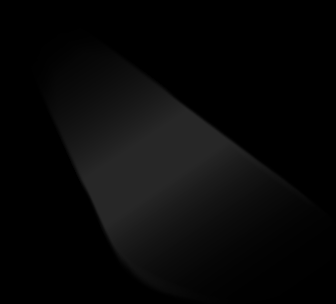

The image is a tile-based game level rendered from a .tmx file. Its description and complete source (layers, tilesets, objects, tile grids) follow:
An orthogonal 21x19 tile map with 16x16 px tiles, 1 tile layer (AlwaysFront2).

<map version="1.8" tiledversion="1.8.5" orientation="orthogonal" renderorder="right-down" compressionlevel="0" width="21" height="19" tilewidth="16" tileheight="16" infinite="0" nextlayerid="3" nextobjectid="1">
 <tileset firstgid="1" name="z_Flooded_Cave_SunLight" tilewidth="16" tileheight="16" tilecount="399" columns="21">
  <image source="z_Flooded_Cave_SunLight.png" width="336" height="304" />
 </tileset>
 <layer id="1" name="AlwaysFront2" width="21" height="19">
  <data encoding="csv">
1,2,3,4,5,6,7,8,9,10,11,12,13,14,15,16,17,18,19,20,21,
22,23,24,25,26,27,28,29,30,31,32,33,34,35,36,37,38,39,40,41,42,
43,44,45,46,47,48,49,50,51,52,53,54,55,56,57,58,59,60,61,62,63,
64,65,66,67,68,69,70,71,72,73,74,75,76,77,78,79,80,81,82,83,84,
85,86,87,88,89,90,91,92,93,94,95,96,97,98,99,100,101,102,103,104,105,
106,107,108,109,110,111,112,113,114,115,116,117,118,119,120,121,122,123,124,125,126,
127,128,129,130,131,132,133,134,135,136,137,138,139,140,141,142,143,144,145,146,147,
148,149,150,151,152,153,154,155,156,157,158,159,160,161,162,163,164,165,166,167,168,
169,170,171,172,173,174,175,176,177,178,179,180,181,182,183,184,185,186,187,188,189,
190,191,192,193,194,195,196,197,198,199,200,201,202,203,204,205,206,207,208,209,210,
211,212,213,214,215,216,217,218,219,220,221,222,223,224,225,226,227,228,229,230,231,
232,233,234,235,236,237,238,239,240,241,242,243,244,245,246,247,248,249,250,251,252,
253,254,255,256,257,258,259,260,261,262,263,264,265,266,267,268,269,270,271,272,273,
274,275,276,277,278,279,280,281,282,283,284,285,286,287,288,289,290,291,292,293,294,
295,296,297,298,299,300,301,302,303,304,305,306,307,308,309,310,311,312,313,314,315,
316,317,318,319,320,321,322,323,324,325,326,327,328,329,330,331,332,333,334,335,336,
337,338,339,340,341,342,343,344,345,346,347,348,349,350,351,352,353,354,355,356,357,
358,359,360,361,362,363,364,365,366,367,368,369,370,371,372,373,374,375,376,377,378,
379,380,381,382,383,384,385,386,387,388,389,390,391,392,393,394,395,396,397,398,399
</data>
 </layer>
 <objectgroup id="2" name="AlwaysFront2" />
</map>
